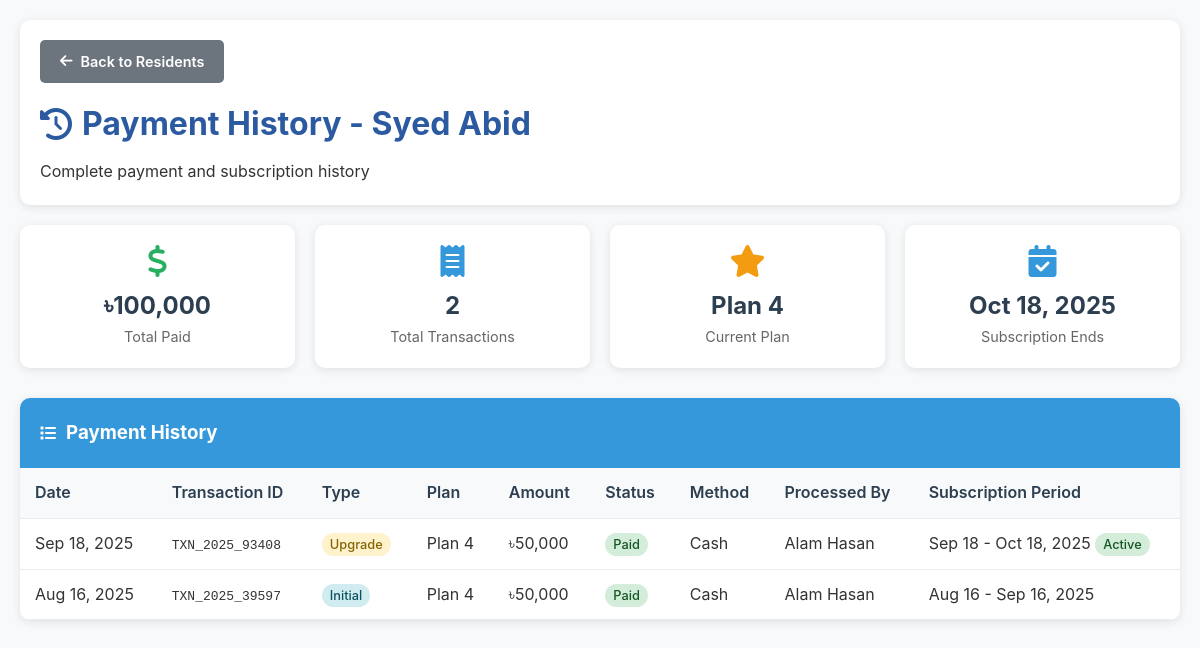
The app's page /admin/payment_history.php?resident_id=6 (signed in) with its own data.
### tables this page shows
CREATE TABLE `residents` (
  `id` int(11) NOT NULL,
  `user_id` int(11) DEFAULT NULL,
  `room_number` varchar(10) DEFAULT NULL,
  `plan_id` int(11) DEFAULT NULL,
  `admission_date` date DEFAULT NULL,
  `medical_conditions` text DEFAULT NULL,
  `allergies` text DEFAULT NULL,
  `family_contact_info` text DEFAULT NULL,
  `payment_status` enum('Paid','Pending','Overdue') DEFAULT 'Pending',
  `last_payment_date` date DEFAULT NULL,
  `next_payment_due` date DEFAULT NULL,
  `health_score` int(11) DEFAULT 70,
  `mental_health_score` int(11) DEFAULT 70,
  `laundry_usage_current_month` int(11) DEFAULT 0,
  `cleaning_usage_current_month` int(11) DEFAULT 0,
  `created_at` timestamp NOT NULL DEFAULT current_timestamp(),
  `updated_at` timestamp NOT NULL DEFAULT current_timestamp() ON UPDATE current_timestamp()
);

CREATE TABLE `users` (
  `id` int(11) NOT NULL,
  `username` varchar(50) NOT NULL,
  `email` varchar(100) NOT NULL,
  `password` varchar(255) NOT NULL,
  `role_id` int(11) DEFAULT NULL,
  `first_name` varchar(50) NOT NULL,
  `last_name` varchar(50) NOT NULL,
  `phone` varchar(20) DEFAULT NULL,
  `address` text DEFAULT NULL,
  `date_of_birth` date DEFAULT NULL,
  `gender` enum('Male','Female','Other') DEFAULT NULL,
  `emergency_contact_name` varchar(100) DEFAULT NULL,
  `emergency_contact_phone` varchar(20) DEFAULT NULL,
  `family_contact_info` text DEFAULT NULL,
  `profile_image` varchar(255) DEFAULT NULL,
  `is_active` tinyint(1) DEFAULT 1,
  `created_at` timestamp NOT NULL DEFAULT current_timestamp(),
  `updated_at` timestamp NOT NULL DEFAULT current_timestamp() ON UPDATE current_timestamp()
);

CREATE TABLE `payment_plans` (
  `id` int(11) NOT NULL,
  `plan_name` varchar(50) NOT NULL,
  `monthly_fee` decimal(10,2) DEFAULT 0.00,
  `yearly_fee` decimal(10,2) DEFAULT 0.00,
  `laundry_limit` int(11) DEFAULT 0,
  `cleaning_limit` int(11) DEFAULT 0,
  `description` text DEFAULT NULL,
  `created_at` timestamp NOT NULL DEFAULT current_timestamp()
);

CREATE TABLE `resident_revenue_history` (
  `id` int(11) NOT NULL,
  `user_id` int(11) NOT NULL,
  `resident_id` int(11) NOT NULL,
  `plan_id` int(11) NOT NULL,
  `transaction_id` varchar(50) NOT NULL,
  `amount` decimal(10,2) NOT NULL,
  `payment_type` enum('initial','renewal','upgrade','downgrade') DEFAULT 'initial',
  `payment_status` enum('paid','pending','overdue','cancelled') DEFAULT 'paid',
  `payment_date` date NOT NULL,
  `subscription_start_date` date NOT NULL,
  `subscription_end_date` date NOT NULL,
  `renewal_due_date` date NOT NULL,
  `grace_period_end` date NOT NULL,
  `payment_method` varchar(50) DEFAULT 'cash',
  `processed_by` int(11) DEFAULT NULL,
  `notes` text DEFAULT NULL,
  `is_active` tinyint(1) DEFAULT 1,
  `created_at` timestamp NOT NULL DEFAULT current_timestamp(),
  `updated_at` timestamp NOT NULL DEFAULT current_timestamp() ON UPDATE current_timestamp()
);

### admin/payment_history.php (the view, shortened to what this page needs)
<?php
$database = new Database();
$db = $database->getConnection();
$resident_id = isset($_GET['resident_id']) ? intval($_GET['resident_id']) : 0;
$resident_query = "SELECT r.*, u.first_name, u.last_name, u.email, pp.plan_name, pp.monthly_fee
                   FROM residents r
                   JOIN users u ON r.user_id = u.id
                   LEFT JOIN payment_plans pp ON r.plan_id = pp.id
                   WHERE r.id = :resident_id";
$resident_stmt = $db->prepare($resident_query);
$resident_stmt->bindParam(':resident_id', $resident_id);
$resident_stmt->execute();
$resident = $resident_stmt->fetch(PDO::FETCH_ASSOC);
$history_query = "SELECT rh.*, pp.plan_name, pp.monthly_fee as plan_fee,
                         u.first_name as processed_by_name, u.last_name as processed_by_lastname
                  FROM resident_revenue_history rh
                  LEFT JOIN payment_plans pp ON rh.plan_id = pp.id
                  LEFT JOIN users u ON rh.processed_by = u.id
                  WHERE rh.resident_id = :resident_id
                  ORDER BY rh.payment_date DESC, rh.created_at DESC";
$history_stmt = $db->prepare($history_query);
$history_stmt->bindParam(':resident_id', $resident_id);
$history_stmt->execute();
$payment_history = $history_stmt->fetchAll(PDO::FETCH_ASSOC);
$total_paid = 0;
$total_transactions = 0;
$current_subscription = null;
foreach ($payment_history as $payment) {
    if ($payment['payment_status'] === 'paid') {
        $total_paid += $payment['amount'];
        $total_transactions++;
    }
    if ($payment['is_active'] == 1) {
        $current_subscription = $payment;
    }
}
?>
<!DOCTYPE html>
<html lang="en">
<head>
    <link rel="stylesheet" href="../assets/css/style.css">
    <link href="https://cdnjs.cloudflare.com/ajax/libs/font-awesome/6.0.0/css/all.min.css" rel="stylesheet">
</head>
<body>
    <div class="header">
        <a href="residents.php" class="btn btn-secondary" style="margin-bottom: 15px;">
            <i class="fas fa-arrow-left"></i> Back to Residents
        </a>
        <h1>
            <i class="fas fa-history"></i>
            Payment History - <?php echo htmlspecialchars($resident['first_name'] . ' ' . $resident['last_name']); ?>
        </h1>
        <p>Complete payment and subscription history</p>
    </div>
    <div class="resident-info">
        <div class="info-card success">
            <i class="fas fa-dollar-sign"></i>
            <div class="info-number">৳<?php echo number_format($total_paid); ?></div>
            <div class="info-label">Total Paid</div>
        </div>
        <div class="info-card info">
            <i class="fas fa-receipt"></i>
            <div class="info-number"><?php echo $total_transactions; ?></div>
            <div class="info-label">Total Transactions</div>
        </div>
        <div class="info-card warning">
            <i class="fas fa-star"></i>
            <div class="info-number"><?php echo htmlspecialchars($resident['plan_name']); ?></div>
            <div class="info-label">Current Plan</div>
        </div>
        <?php if ($current_subscription): ?>
        <div class="info-card info">
            <i class="fas fa-calendar-check"></i>
            <div class="info-number"><?php echo date('M j, Y', strtotime($current_subscription['subscription_end_date'])); ?></div>
            <div class="info-label">Subscription Ends</div>
        </div>
        <?php endif; ?>
    </div>
    <div class="payment-table">
        <div class="table-header">
            <i class="fas fa-list"></i>
            <h3>Payment History</h3>
        </div>
        <?php if (!empty($payment_history)): ?>
            <table>
                <thead>
                    <tr>
                        <th>Date</th>
                        <th>Transaction ID</th>
                        <th>Type</th>
                        <th>Plan</th>
                        <th>Amount</th>
                        <th>Status</th>
                        <th>Method</th>
                        <th>Processed By</th>
                        <th>Subscription Period</th>
                    </tr>
                </thead>
                <tbody>
                    <?php foreach ($payment_history as $payment): ?>
                        <tr>
                            <td><?php echo date('M j, Y', strtotime($payment['payment_date'])); ?></td>
                            <td><code><?php echo htmlspecialchars($payment['transaction_id']); ?></code></td>
                            <td>
                                <span class="payment-type <?php echo $payment['payment_type']; ?>">
                                    <?php echo ucfirst($payment['payment_type']); ?>
                                </span>
                            </td>
                            <td><?php echo htmlspecialchars($payment['plan_name']); ?></td>
                            <td>৳<?php echo number_format($payment['amount']); ?></td>
                            <td>
                                <span class="status-badge status-<?php echo $payment['payment_status']; ?>">
                                    <?php echo ucfirst($payment['payment_status']); ?>
                                </span>
                            </td>
                            <td><?php echo ucfirst(str_replace('_', ' ', $payment['payment_method'])); ?></td>
                            <td>
                                <?php if ($payment['processed_by_name']): ?>
                                    <?php echo htmlspecialchars($payment['processed_by_name'] . ' ' . $payment['processed_by_lastname']); ?>
                                <?php else: ?>
                                    System
                                <?php endif; ?>
                            </td>
                            <td>
                                <?php if ($payment['subscription_start_date'] && $payment['subscription_end_date']): ?>
                                    <?php echo date('M j', strtotime($payment['subscription_start_date'])); ?> -
                                    <?php echo date('M j, Y', strtotime($payment['subscription_end_date'])); ?>
                                    <?php if ($payment['is_active']): ?>
                                        <span class="status-badge status-paid">Active</span>
                                    <?php endif; ?>
                                <?php else: ?>
                                    -
                                <?php endif; ?>
                            </td>
                        </tr>
                    <?php endforeach; ?>
                </tbody>
            </table>
        <?php endif; ?>
    </div>
</body>
</html>

### assets/css/style.css (style rules this page uses)
* { margin: 0; padding: 0; box-sizing: border-box; }
body { font-family: 'Segoe UI', Tahoma, Geneva, Verdana, sans-serif; line-height: 1.6; color: #333; background-color: #f8f9fa; }
.btn { padding: 15px 30px; border-radius: 30px; text-decoration: none; font-weight: 600; transition: all 0.3s; border: none; cursor: pointer; display: inline-block; text-align: center; }
.btn-secondary { background: transparent; color: white; border: 2px solid white; }

### admin/payment_history.php (style rules this page uses)
body { font-family: -apple-system, BlinkMacSystemFont, "Segoe UI", Roboto, sans-serif; background: #f8f9fa; margin: 0; padding: 20px; }
.header { background: white; padding: 20px; border-radius: 10px; box-shadow: 0 2px 10px rgba(0,0,0,0.1); margin-bottom: 20px; }
.header h1 { margin: 0 0 10px 0; color: #2c5aa0; display: flex; align-items: center; gap: 10px; }
.resident-info { display: grid; grid-template-columns: repeat(auto-fit, minmax(200px, 1fr)); gap: 20px; margin-bottom: 30px; }
.info-card { background: white; padding: 20px; border-radius: 10px; box-shadow: 0 2px 10px rgba(0,0,0,0.1); text-align: center; }
.info-card i { font-size: 2rem; margin-bottom: 10px; color: #3498db; }
.info-card.success i { color: #27ae60; }
.info-card.warning i { color: #f39c12; }
.info-card.info i { color: #3498db; }
.info-number { font-size: 1.5rem; font-weight: bold; color: #2c3e50; }
.info-label { color: #666; font-size: 0.9rem; }
.payment-table { background: white; border-radius: 10px; box-shadow: 0 2px 10px rgba(0,0,0,0.1); overflow: hidden; }
.table-header { background: #3498db; color: white; padding: 20px; display: flex; align-items: center; gap: 10px; }
table { width: 100%; border-collapse: collapse; }
th, td { padding: 12px 15px; text-align: left; border-bottom: 1px solid #e9ecef; }
th { background: #f8f9fa; font-weight: 600; color: #2c3e50; }
.status-badge { padding: 4px 8px; border-radius: 12px; font-size: 0.8rem; font-weight: 500; }
.status-paid { background: #d4edda; color: #155724; }
.payment-type { padding: 4px 8px; border-radius: 12px; font-size: 0.8rem; font-weight: 500; background: #e9ecef; color: #495057; }
.payment-type.initial { background: #d1ecf1; color: #0c5460; }
.payment-type.upgrade { background: #fff3cd; color: #856404; }
.btn { padding: 10px 20px; border: none; border-radius: 5px; cursor: pointer; text-decoration: none; font-size: 0.9rem; transition: all 0.2s; display: inline-flex; align-items: center; gap: 8px; }
.btn-secondary { background: #6c757d; color: white; }

### records on screen
residents: user.last_name "Syed Abid", plan.plan_name "Plan 4"
resident_revenue_history: subscription_end_date "Oct 18, 2025", payment_date "Sep 18, 2025", transaction "TXN_2025_93408", payment_type "Upgrade", plan.plan_name "Plan 4", amount "50,000", payment_status "Paid", payment_method "Cash", processed_by.last_name "Alam Hasan", subscription_start_date "Sep 18", is_active "Active"
resident_revenue_history: payment_date "Aug 16, 2025", transaction "TXN_2025_39597", payment_type "Initial", plan.plan_name "Plan 4", amount "50,000", payment_status "Paid", payment_method "Cash", processed_by.last_name "Alam Hasan", subscription_start_date "Aug 16", subscription_end_date "Sep 16, 2025"

### other values on screen
$total_paid "100,000"
$total_transactions "2"
